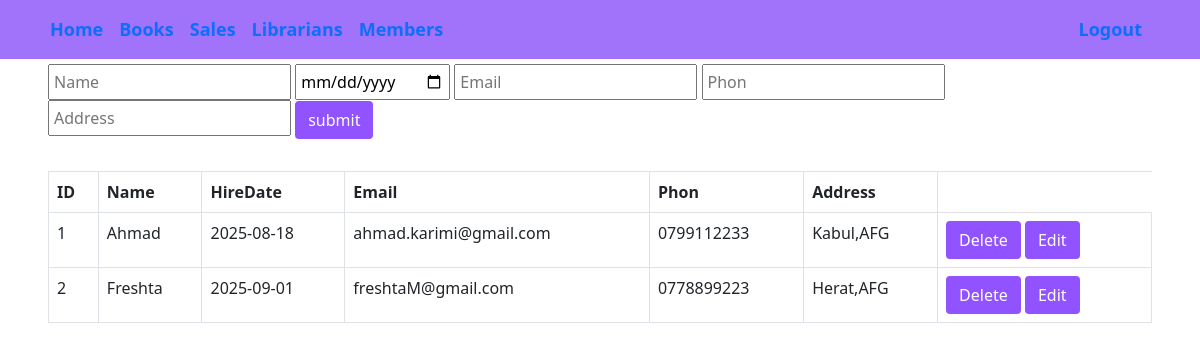
The page /librarian.php on the database its author committed.
### tables this page shows
CREATE TABLE `librarians` (
  `LibrarianID` int(11) NOT NULL,
  `Name` varchar(100) NOT NULL,
  `HireDate` date DEFAULT NULL,
  `Email` varchar(100) DEFAULT NULL,
  `Phon` varchar(20) DEFAULT NULL,
  `Address` varchar(200) DEFAULT NULL
);

### librarian.php (the view, shortened to what this page needs)
<?php
	$servername = "localhost";
	$username = "root";
	$password = "";
	$db_name = "librarydb";
	include("navbar.php");
	$connect = mysqli_connect($servername, $username, $password, $db_name);
?>
<!DOCTYPE html>
<html>
	<head>
		<link rel="stylesheet" href="bootstrap-5.0.2-dist/css/bootstrap.min.css" />
	</head>
	<body>
		<div class="container-fluid p-5">
			<div class="row">
				<div class="col-sm-12 mt-3">
					<form action="" method="POST">
						<input type="text" name="Name" id="Name" placeholder="Name"class=" p-1"/>
						<input type="date" name="HireDate" id="HireDate" placeholder="HireDate"class=" p-1"/>
						<input type="text" name="Email" id="Email" placeholder="Email"class=" p-1"/>
						<input type="number" name="Phon" id="Phon" placeholder="Phon"class=" p-1"/>
						<input type="text" name="Address" id="Address" placeholder="Address"class=" p-1"/>
						<input type="submit" value="submit" class="btn" />
					</form>
				</div>
			</div>
			<div class="row">
				<div class="col-sm-12 mt-3">
					<table class="table mt-3 table-bordered">
						<tr>
							<th>ID</th>
							<th>Name</th>
							<th>HireDate</th>
							<th>Email</th>
							<th>Phon</th>
							<th>Address</th>
						</tr>
						<?php
							$sql = "SELECT * FROM librarians";
							$result = mysqli_query($connect, $sql);
							if(mysqli_num_rows($result) > 0){
								while($row = mysqli_fetch_assoc($result)){
						?>
							<tr>
								<td><?php echo $row['LibrarianID']; ?></td>
								<td><?php echo $row['Name']; ?></td>
								<td><?php echo $row['HireDate']; ?></td>
								<td><?php echo $row['Email']; ?></td>
								<td><?php echo $row['Phon']; ?></td>
								<td><?php echo $row['Address']; ?></td>
								<td>
								<a class="btn " href="librarina.php?delete_id=<?php echo $row['LibrarianID']; ?>" onclick="return confirm('Sure?');">Delete</a>
									<button class="btn "onclick="editlibrarians('<?php echo $row['LibrarianID']; ?>' , '<?php echo $row['Name']; ?>' ,
									'<?php echo $row['HireDate']; ?>' , '<?php echo $row['Email']; ?>' , '<?php echo $row['Phon']; ?>','<?php echo $row['Address']; ?>')">Edit</button>
								</td>
							</tr>
						<?php
							}
						}else{
							echo "There is no records.";
						}
						?>
					</table>
				</div>
			</div>
		</div>
	</body>
</html>

### navbar.php (style rules this page uses)
body { margin: 0; font-family: 'Segoe UI', sans-serif; }

### librarian.php (style rules this page uses)
.btn { background-color:#9152ff; color: white; }

### rows shown on the page
librarians: LibrarianID "1", Name "Ahmad", HireDate "2025-08-18", Email "ahmad.karimi@gmail.com", Phon "0799112233", Address "Kabul,AFG"
librarians: LibrarianID "2", Name "Freshta", HireDate "2025-09-01", Email "freshtaM@gmail.com", Phon "0778899223", Address "Herat,AFG"
